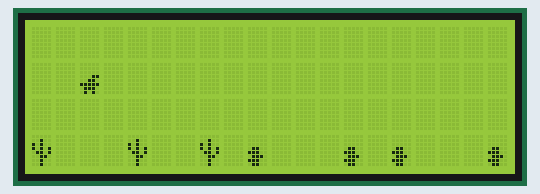
Recording of a sketch running on a simulated Arduino Uno, built with avr-gcc and run on an emulated ATmega328P. Parts: 20×4 character LCD. Random numbers use the default seed unless the sketch sets one.

Above: at 0.2 s.
At 19.5 s:
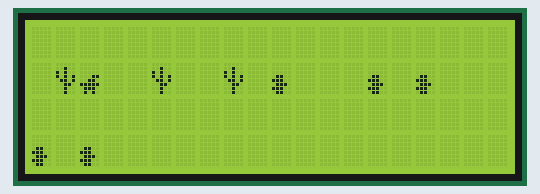
At 23.6 s:
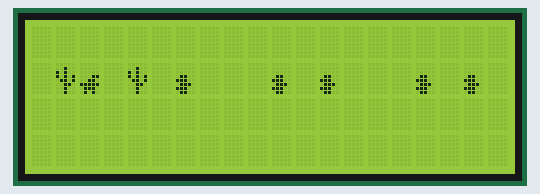
At 28.7 s:
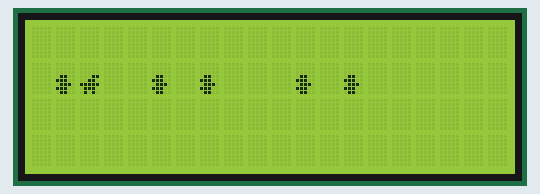
At 33.8 s:
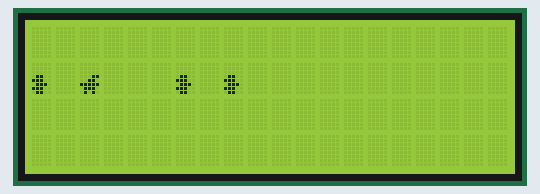
At 38.9 s:
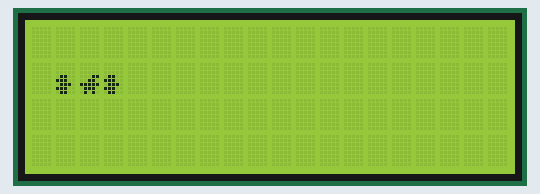

Measured:
- what the display in image 1 shows lasts 1.0 s, from 19.5 s to 20.5 s

The sketch:

ChromeDragon.ino
```cpp
#include <Wire.h>
#include <LiquidCrystal_I2C.h>

LiquidCrystal_I2C lcd(0x27, 20, 4);

uint8_t dragon[8]  = { B00000,
                         B00000,
                         B00000,
                         B00011,
                         B00110,
                         B11111,
                         B01110,
                         B01010 };

uint8_t kaktus[8]  = { B00000,
                       B00000,
                       B00000,
                       B01100,
                       B11100,
                       B01110,
                       B11100,
                       B01100 };

uint8_t kaktus2[8]  = {B00000,
                       B00100,
                       B10100,
                       B10101,
                       B01101,
                       B00110,
                       B00100,
                       B00100 };

void setup()
{
  lcd.init();
  lcd.backlight();

  lcd.createChar(0, dragon);
  lcd.createChar(1, kaktus);
  lcd.createChar(2, kaktus2);
}

void loop()
{
  int Numrandom = random(1, 3);
  int Numrandom2 = random(1, 3);
  int Numrandom3 = random(1, 3);
  int Numrandom4 = random(1, 3);
  int Numrandom5 = random(1, 3);
  int Numrandom6 = random(1, 3);
  int Numrandom7 = random(1, 3);
  int Numrandom8 = random(1, 3);

  int distrandom = random(2, 5);
  int distrandom2 = random(2, 5);
  int distrandom3 = random(2, 5);
  int distrandom4 = random(2, 5);
  int distrandom5 = random(2, 5);
  int distrandom6 = random(2, 5);
  int distrandom7 = random(2, 5);
  int distrandom8 = random(2, 5);


  int kolvorandom = random(1, 4);
  int now = 20;
  int res = 1;
  int y = 1;
  while (res != 0)
  {
    lcd.setCursor(now, y);
    lcd.print(char(Numrandom));

    lcd.setCursor(now + distrandom, y);
    lcd.print(char(Numrandom2));

    lcd.setCursor(now + distrandom + distrandom2, y);
    lcd.print(char(Numrandom3));

    lcd.setCursor(now + distrandom + distrandom2 + distrandom3, y);
    lcd.print(char(Numrandom4));

    lcd.setCursor(now + distrandom + distrandom2 + distrandom3 + distrandom4, y);
    lcd.print(char(Numrandom5));

    lcd.setCursor(now + distrandom + distrandom2 + distrandom3 + distrandom4 + distrandom5, y);
    lcd.print(char(Numrandom6));

    lcd.setCursor(now + distrandom + distrandom2 + distrandom3 + distrandom4 + distrandom5 + distrandom6, y);
    lcd.print(char(Numrandom7));

    lcd.setCursor(now + distrandom + distrandom2 + distrandom3 + distrandom4 + distrandom5 + distrandom6 + distrandom7, y);
    lcd.print(char(Numrandom8));

    lcd.setCursor(2, y);
    lcd.print(char(0));
    now--;
    delay(1000);
    lcd.clear();
  }
}
```
